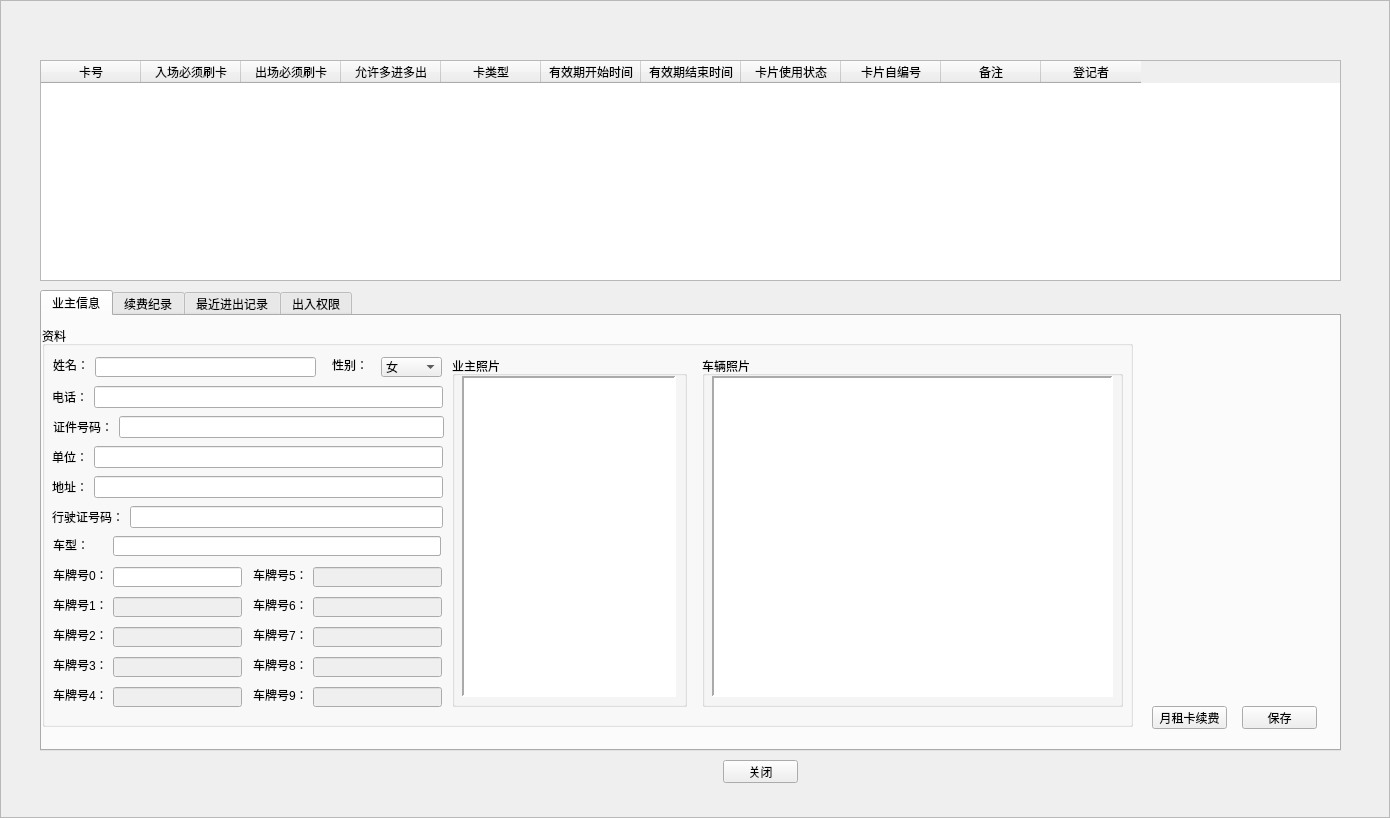
<?xml version="1.0" encoding="UTF-8"?>
<ui version="4.0">
 <class>CMonthlyCard</class>
 <widget class="QFrame" name="CMonthlyCard">
  <property name="geometry">
   <rect>
    <x>0</x>
    <y>0</y>
    <width>1390</width>
    <height>818</height>
   </rect>
  </property>
  <property name="windowTitle">
   <string>月租卡</string>
  </property>
  <property name="styleSheet">
   <string notr="true">background-image:url(D:/WinParkUI/debug/Image/NewIcon/CommonBigBG-normal.jpg);</string>
  </property>
  <property name="frameShape">
   <enum>QFrame::StyledPanel</enum>
  </property>
  <property name="frameShadow">
   <enum>QFrame::Raised</enum>
  </property>
  <widget class="QWidget" name="widget" native="true">
   <property name="geometry">
    <rect>
     <x>40</x>
     <y>60</y>
     <width>1301</width>
     <height>731</height>
    </rect>
   </property>
   <property name="styleSheet">
    <string notr="true">background-image:url(none);</string>
   </property>
   <widget class="QTableWidget" name="tableMonthly">
    <property name="geometry">
     <rect>
      <x>0</x>
      <y>0</y>
      <width>1301</width>
      <height>221</height>
     </rect>
    </property>
    <property name="contextMenuPolicy">
     <enum>Qt::CustomContextMenu</enum>
    </property>
    <property name="styleSheet">
     <string notr="true">background-image:url(none);</string>
    </property>
    <property name="selectionBehavior">
     <enum>QAbstractItemView::SelectItems</enum>
    </property>
    <attribute name="horizontalHeaderVisible">
     <bool>true</bool>
    </attribute>
    <attribute name="verticalHeaderVisible">
     <bool>true</bool>
    </attribute>
    <column>
     <property name="text">
      <string>卡号</string>
     </property>
    </column>
    <column>
     <property name="text">
      <string>入场必须刷卡</string>
     </property>
    </column>
    <column>
     <property name="text">
      <string>出场必须刷卡</string>
     </property>
    </column>
    <column>
     <property name="text">
      <string>允许多进多出</string>
     </property>
    </column>
    <column>
     <property name="text">
      <string>卡类型</string>
     </property>
    </column>
    <column>
     <property name="text">
      <string>有效期开始时间</string>
     </property>
    </column>
    <column>
     <property name="text">
      <string>有效期结束时间</string>
     </property>
    </column>
    <column>
     <property name="text">
      <string>卡片使用状态</string>
     </property>
    </column>
    <column>
     <property name="text">
      <string>卡片自编号</string>
     </property>
    </column>
    <column>
     <property name="text">
      <string>备注</string>
     </property>
    </column>
    <column>
     <property name="text">
      <string>登记者</string>
     </property>
    </column>
   </widget>
   <widget class="QTabWidget" name="tabWidget">
    <property name="geometry">
     <rect>
      <x>0</x>
      <y>230</y>
      <width>1301</width>
      <height>461</height>
     </rect>
    </property>
    <property name="styleSheet">
     <string notr="true">background-image:url(none);</string>
    </property>
    <property name="tabShape">
     <enum>QTabWidget::Rounded</enum>
    </property>
    <property name="currentIndex">
     <number>0</number>
    </property>
    <property name="usesScrollButtons">
     <bool>true</bool>
    </property>
    <property name="documentMode">
     <bool>false</bool>
    </property>
    <property name="tabsClosable">
     <bool>false</bool>
    </property>
    <property name="movable">
     <bool>false</bool>
    </property>
    <widget class="QWidget" name="tab">
     <attribute name="title">
      <string>业主信息</string>
     </attribute>
     <widget class="QGroupBox" name="gbOwner">
      <property name="geometry">
       <rect>
        <x>0</x>
        <y>10</y>
        <width>1091</width>
        <height>401</height>
       </rect>
      </property>
      <property name="title">
       <string>资料</string>
      </property>
      <widget class="QWidget" name="layoutWidget">
       <property name="geometry">
        <rect>
         <x>10</x>
         <y>120</y>
         <width>391</width>
         <height>22</height>
        </rect>
       </property>
       <layout class="QHBoxLayout" name="horizontalLayout_2">
        <item>
         <widget class="QLabel" name="label_10">
          <property name="text">
           <string>单位：</string>
          </property>
         </widget>
        </item>
        <item>
         <widget class="QLineEdit" name="edtUnit"/>
        </item>
       </layout>
      </widget>
      <widget class="QWidget" name="layoutWidget">
       <property name="geometry">
        <rect>
         <x>10</x>
         <y>150</y>
         <width>391</width>
         <height>22</height>
        </rect>
       </property>
       <layout class="QHBoxLayout" name="horizontalLayout_3">
        <item>
         <widget class="QLabel" name="label_12">
          <property name="text">
           <string>地址：</string>
          </property>
         </widget>
        </item>
        <item>
         <widget class="QLineEdit" name="edtAddr"/>
        </item>
       </layout>
      </widget>
      <widget class="QWidget" name="layoutWidget">
       <property name="geometry">
        <rect>
         <x>10</x>
         <y>180</y>
         <width>391</width>
         <height>22</height>
        </rect>
       </property>
       <layout class="QHBoxLayout" name="horizontalLayout_5">
        <item>
         <widget class="QLabel" name="label_14">
          <property name="text">
           <string>行驶证号码：</string>
          </property>
         </widget>
        </item>
        <item>
         <widget class="QLineEdit" name="edtDriveID"/>
        </item>
       </layout>
      </widget>
      <widget class="QGroupBox" name="groupBox_4">
       <property name="geometry">
        <rect>
         <x>410</x>
         <y>30</y>
         <width>235</width>
         <height>351</height>
        </rect>
       </property>
       <property name="title">
        <string>业主照片</string>
       </property>
       <widget class="QLabel" name="lblOwner">
        <property name="geometry">
         <rect>
          <x>10</x>
          <y>20</y>
          <width>214</width>
          <height>321</height>
         </rect>
        </property>
        <property name="styleSheet">
         <string notr="true">background-color: rgb(255, 255, 255);</string>
        </property>
        <property name="frameShape">
         <enum>QFrame::Panel</enum>
        </property>
        <property name="frameShadow">
         <enum>QFrame::Sunken</enum>
        </property>
        <property name="lineWidth">
         <number>2</number>
        </property>
        <property name="text">
         <string/>
        </property>
        <property name="scaledContents">
         <bool>true</bool>
        </property>
       </widget>
      </widget>
      <widget class="QGroupBox" name="groupBox_3">
       <property name="geometry">
        <rect>
         <x>660</x>
         <y>30</y>
         <width>421</width>
         <height>351</height>
        </rect>
       </property>
       <property name="title">
        <string>车辆照片</string>
       </property>
       <widget class="QLabel" name="lblCar">
        <property name="geometry">
         <rect>
          <x>10</x>
          <y>20</y>
          <width>401</width>
          <height>321</height>
         </rect>
        </property>
        <property name="styleSheet">
         <string notr="true">background-color: rgb(255, 255, 255);</string>
        </property>
        <property name="frameShape">
         <enum>QFrame::Panel</enum>
        </property>
        <property name="frameShadow">
         <enum>QFrame::Sunken</enum>
        </property>
        <property name="lineWidth">
         <number>2</number>
        </property>
        <property name="text">
         <string/>
        </property>
        <property name="scaledContents">
         <bool>true</bool>
        </property>
       </widget>
      </widget>
      <widget class="QLabel" name="lblUserID">
       <property name="geometry">
        <rect>
         <x>430</x>
         <y>40</y>
         <width>54</width>
         <height>12</height>
        </rect>
       </property>
       <property name="text">
        <string/>
       </property>
      </widget>
      <widget class="QLabel" name="lblCardNo">
       <property name="geometry">
        <rect>
         <x>430</x>
         <y>60</y>
         <width>54</width>
         <height>12</height>
        </rect>
       </property>
       <property name="text">
        <string/>
       </property>
      </widget>
      <widget class="QWidget" name="layoutWidget">
       <property name="geometry">
        <rect>
         <x>11</x>
         <y>90</y>
         <width>391</width>
         <height>22</height>
        </rect>
       </property>
       <layout class="QHBoxLayout" name="horizontalLayout_16">
        <item>
         <widget class="QLabel" name="label_11">
          <property name="text">
           <string>证件号码：</string>
          </property>
         </widget>
        </item>
        <item>
         <widget class="QLineEdit" name="edtID"/>
        </item>
       </layout>
      </widget>
      <widget class="QWidget" name="layoutWidget">
       <property name="geometry">
        <rect>
         <x>10</x>
         <y>60</y>
         <width>391</width>
         <height>22</height>
        </rect>
       </property>
       <layout class="QHBoxLayout" name="horizontalLayout_17">
        <item>
         <widget class="QLabel" name="label_9">
          <property name="text">
           <string>电话：</string>
          </property>
         </widget>
        </item>
        <item>
         <widget class="QLineEdit" name="edtTel"/>
        </item>
       </layout>
      </widget>
      <widget class="QComboBox" name="cbxCarType">
       <property name="geometry">
        <rect>
         <x>250</x>
         <y>210</y>
         <width>149</width>
         <height>20</height>
        </rect>
       </property>
      </widget>
      <widget class="QLabel" name="label_15">
       <property name="geometry">
        <rect>
         <x>11</x>
         <y>211</y>
         <width>36</width>
         <height>16</height>
        </rect>
       </property>
       <property name="text">
        <string>车型：</string>
       </property>
      </widget>
      <widget class="QLabel" name="label_2">
       <property name="geometry">
        <rect>
         <x>11</x>
         <y>31</y>
         <width>36</width>
         <height>16</height>
        </rect>
       </property>
       <property name="text">
        <string>姓名：</string>
       </property>
      </widget>
      <widget class="QComboBox" name="cbxSex">
       <property name="geometry">
        <rect>
         <x>339</x>
         <y>31</y>
         <width>61</width>
         <height>20</height>
        </rect>
       </property>
       <item>
        <property name="text">
         <string>女</string>
        </property>
       </item>
       <item>
        <property name="text">
         <string>男</string>
        </property>
       </item>
      </widget>
      <widget class="QLabel" name="label_8">
       <property name="geometry">
        <rect>
         <x>290</x>
         <y>31</y>
         <width>36</width>
         <height>16</height>
        </rect>
       </property>
       <property name="text">
        <string>性别：</string>
       </property>
      </widget>
      <widget class="QLineEdit" name="edtName">
       <property name="geometry">
        <rect>
         <x>53</x>
         <y>31</y>
         <width>221</width>
         <height>20</height>
        </rect>
       </property>
      </widget>
      <widget class="QLineEdit" name="edtVechileID6">
       <property name="enabled">
        <bool>false</bool>
       </property>
       <property name="geometry">
        <rect>
         <x>271</x>
         <y>271</y>
         <width>129</width>
         <height>20</height>
        </rect>
       </property>
      </widget>
      <widget class="QLabel" name="label_19">
       <property name="geometry">
        <rect>
         <x>211</x>
         <y>271</y>
         <width>54</width>
         <height>16</height>
        </rect>
       </property>
       <property name="text">
        <string>车牌号6：</string>
       </property>
      </widget>
      <widget class="QLineEdit" name="edtVechileID9">
       <property name="enabled">
        <bool>false</bool>
       </property>
       <property name="geometry">
        <rect>
         <x>271</x>
         <y>361</y>
         <width>129</width>
         <height>20</height>
        </rect>
       </property>
      </widget>
      <widget class="QLabel" name="label_22">
       <property name="geometry">
        <rect>
         <x>211</x>
         <y>361</y>
         <width>54</width>
         <height>16</height>
        </rect>
       </property>
       <property name="text">
        <string>车牌号9：</string>
       </property>
      </widget>
      <widget class="QLineEdit" name="edtVechileID3">
       <property name="enabled">
        <bool>false</bool>
       </property>
       <property name="geometry">
        <rect>
         <x>71</x>
         <y>331</y>
         <width>129</width>
         <height>20</height>
        </rect>
       </property>
      </widget>
      <widget class="QLabel" name="label_16">
       <property name="geometry">
        <rect>
         <x>11</x>
         <y>331</y>
         <width>54</width>
         <height>16</height>
        </rect>
       </property>
       <property name="text">
        <string>车牌号3：</string>
       </property>
      </widget>
      <widget class="QLabel" name="label_23">
       <property name="geometry">
        <rect>
         <x>11</x>
         <y>271</y>
         <width>54</width>
         <height>16</height>
        </rect>
       </property>
       <property name="text">
        <string>车牌号1：</string>
       </property>
      </widget>
      <widget class="QLineEdit" name="edtVechileID1">
       <property name="enabled">
        <bool>false</bool>
       </property>
       <property name="geometry">
        <rect>
         <x>71</x>
         <y>271</y>
         <width>129</width>
         <height>20</height>
        </rect>
       </property>
      </widget>
      <widget class="QLineEdit" name="edtVechileID4">
       <property name="enabled">
        <bool>false</bool>
       </property>
       <property name="geometry">
        <rect>
         <x>71</x>
         <y>361</y>
         <width>129</width>
         <height>20</height>
        </rect>
       </property>
      </widget>
      <widget class="QLabel" name="label_17">
       <property name="geometry">
        <rect>
         <x>11</x>
         <y>361</y>
         <width>54</width>
         <height>16</height>
        </rect>
       </property>
       <property name="text">
        <string>车牌号4：</string>
       </property>
      </widget>
      <widget class="QLineEdit" name="edtVechileID8">
       <property name="enabled">
        <bool>false</bool>
       </property>
       <property name="geometry">
        <rect>
         <x>271</x>
         <y>331</y>
         <width>129</width>
         <height>20</height>
        </rect>
       </property>
      </widget>
      <widget class="QLabel" name="label_21">
       <property name="geometry">
        <rect>
         <x>211</x>
         <y>331</y>
         <width>54</width>
         <height>16</height>
        </rect>
       </property>
       <property name="text">
        <string>车牌号8：</string>
       </property>
      </widget>
      <widget class="QLabel" name="label_24">
       <property name="geometry">
        <rect>
         <x>11</x>
         <y>241</y>
         <width>54</width>
         <height>16</height>
        </rect>
       </property>
       <property name="text">
        <string>车牌号0：</string>
       </property>
      </widget>
      <widget class="QLineEdit" name="edtVechileID0">
       <property name="geometry">
        <rect>
         <x>71</x>
         <y>241</y>
         <width>129</width>
         <height>20</height>
        </rect>
       </property>
      </widget>
      <widget class="QLabel" name="label_20">
       <property name="geometry">
        <rect>
         <x>211</x>
         <y>301</y>
         <width>54</width>
         <height>16</height>
        </rect>
       </property>
       <property name="text">
        <string>车牌号7：</string>
       </property>
      </widget>
      <widget class="QLineEdit" name="edtVechileID7">
       <property name="enabled">
        <bool>false</bool>
       </property>
       <property name="geometry">
        <rect>
         <x>271</x>
         <y>301</y>
         <width>129</width>
         <height>20</height>
        </rect>
       </property>
      </widget>
      <widget class="QLineEdit" name="edtVechileID5">
       <property name="enabled">
        <bool>false</bool>
       </property>
       <property name="geometry">
        <rect>
         <x>271</x>
         <y>241</y>
         <width>129</width>
         <height>20</height>
        </rect>
       </property>
      </widget>
      <widget class="QLabel" name="label_18">
       <property name="geometry">
        <rect>
         <x>211</x>
         <y>241</y>
         <width>54</width>
         <height>16</height>
        </rect>
       </property>
       <property name="text">
        <string>车牌号5：</string>
       </property>
      </widget>
      <widget class="QLabel" name="label_13">
       <property name="geometry">
        <rect>
         <x>11</x>
         <y>301</y>
         <width>54</width>
         <height>16</height>
        </rect>
       </property>
       <property name="text">
        <string>车牌号2：</string>
       </property>
      </widget>
      <widget class="QLineEdit" name="edtVechileID2">
       <property name="enabled">
        <bool>false</bool>
       </property>
       <property name="geometry">
        <rect>
         <x>71</x>
         <y>301</y>
         <width>129</width>
         <height>20</height>
        </rect>
       </property>
      </widget>
      <widget class="QLineEdit" name="edtCarModel">
       <property name="geometry">
        <rect>
         <x>71</x>
         <y>210</y>
         <width>328</width>
         <height>20</height>
        </rect>
       </property>
      </widget>
     </widget>
     <widget class="QPushButton" name="btnMonthRecharge">
      <property name="geometry">
       <rect>
        <x>1110</x>
        <y>390</y>
        <width>75</width>
        <height>23</height>
       </rect>
      </property>
      <property name="text">
       <string>月租卡续费</string>
      </property>
     </widget>
     <widget class="QPushButton" name="btnMonthSave">
      <property name="geometry">
       <rect>
        <x>1200</x>
        <y>390</y>
        <width>75</width>
        <height>23</height>
       </rect>
      </property>
      <property name="text">
       <string>保存</string>
      </property>
     </widget>
    </widget>
    <widget class="QWidget" name="tab_2">
     <attribute name="title">
      <string>续费纪录</string>
     </attribute>
     <widget class="QTableWidget" name="tableRecharge">
      <property name="geometry">
       <rect>
        <x>10</x>
        <y>10</y>
        <width>1281</width>
        <height>401</height>
       </rect>
      </property>
      <column>
       <property name="text">
        <string>收费金额</string>
       </property>
      </column>
      <column>
       <property name="text">
        <string>续费时长(天)</string>
       </property>
      </column>
      <column>
       <property name="text">
        <string>收费时间</string>
       </property>
      </column>
      <column>
       <property name="text">
        <string>费用种类</string>
       </property>
      </column>
      <column>
       <property name="text">
        <string>收费人员</string>
       </property>
      </column>
     </widget>
    </widget>
    <widget class="QWidget" name="tab_3">
     <attribute name="title">
      <string>最近进出记录</string>
     </attribute>
     <widget class="QTableWidget" name="tableAccess">
      <property name="geometry">
       <rect>
        <x>10</x>
        <y>10</y>
        <width>841</width>
        <height>411</height>
       </rect>
      </property>
      <property name="maximumSize">
       <size>
        <width>961</width>
        <height>431</height>
       </size>
      </property>
      <column>
       <property name="text">
        <string>进入通道</string>
       </property>
      </column>
      <column>
       <property name="text">
        <string>进入时间</string>
       </property>
      </column>
      <column>
       <property name="text">
        <string>离开通道</string>
       </property>
      </column>
      <column>
       <property name="text">
        <string>离开时间</string>
       </property>
      </column>
     </widget>
     <widget class="QGroupBox" name="groupBox_6">
      <property name="geometry">
       <rect>
        <x>1080</x>
        <y>0</y>
        <width>211</width>
        <height>211</height>
       </rect>
      </property>
      <property name="title">
       <string>图像2</string>
      </property>
      <widget class="QLabel" name="lblImg2">
       <property name="geometry">
        <rect>
         <x>5</x>
         <y>16</y>
         <width>201</width>
         <height>191</height>
        </rect>
       </property>
       <property name="styleSheet">
        <string notr="true">background-color: rgb(255, 255, 255);</string>
       </property>
       <property name="frameShape">
        <enum>QFrame::Panel</enum>
       </property>
       <property name="frameShadow">
        <enum>QFrame::Sunken</enum>
       </property>
       <property name="lineWidth">
        <number>2</number>
       </property>
       <property name="text">
        <string/>
       </property>
       <property name="scaledContents">
        <bool>true</bool>
       </property>
      </widget>
     </widget>
     <widget class="QGroupBox" name="groupBox_8">
      <property name="geometry">
       <rect>
        <x>1080</x>
        <y>210</y>
        <width>211</width>
        <height>211</height>
       </rect>
      </property>
      <property name="title">
       <string>图像4</string>
      </property>
      <widget class="QLabel" name="lblImg4">
       <property name="geometry">
        <rect>
         <x>5</x>
         <y>16</y>
         <width>201</width>
         <height>191</height>
        </rect>
       </property>
       <property name="styleSheet">
        <string notr="true">background-color: rgb(255, 255, 255);</string>
       </property>
       <property name="frameShape">
        <enum>QFrame::Panel</enum>
       </property>
       <property name="frameShadow">
        <enum>QFrame::Sunken</enum>
       </property>
       <property name="lineWidth">
        <number>2</number>
       </property>
       <property name="text">
        <string/>
       </property>
       <property name="scaledContents">
        <bool>true</bool>
       </property>
      </widget>
     </widget>
     <widget class="QGroupBox" name="groupBox_7">
      <property name="geometry">
       <rect>
        <x>860</x>
        <y>210</y>
        <width>211</width>
        <height>211</height>
       </rect>
      </property>
      <property name="title">
       <string>图像3</string>
      </property>
      <widget class="QLabel" name="lblImg3">
       <property name="geometry">
        <rect>
         <x>5</x>
         <y>16</y>
         <width>201</width>
         <height>191</height>
        </rect>
       </property>
       <property name="styleSheet">
        <string notr="true">background-color: rgb(255, 255, 255);</string>
       </property>
       <property name="frameShape">
        <enum>QFrame::Panel</enum>
       </property>
       <property name="frameShadow">
        <enum>QFrame::Sunken</enum>
       </property>
       <property name="lineWidth">
        <number>2</number>
       </property>
       <property name="text">
        <string/>
       </property>
       <property name="scaledContents">
        <bool>true</bool>
       </property>
      </widget>
     </widget>
     <widget class="QGroupBox" name="groupBox_5">
      <property name="geometry">
       <rect>
        <x>860</x>
        <y>0</y>
        <width>211</width>
        <height>211</height>
       </rect>
      </property>
      <property name="title">
       <string>图像1</string>
      </property>
      <widget class="QLabel" name="lblImg1">
       <property name="geometry">
        <rect>
         <x>5</x>
         <y>16</y>
         <width>201</width>
         <height>191</height>
        </rect>
       </property>
       <property name="styleSheet">
        <string notr="true">background-color: rgb(255, 255, 255);</string>
       </property>
       <property name="frameShape">
        <enum>QFrame::Panel</enum>
       </property>
       <property name="frameShadow">
        <enum>QFrame::Sunken</enum>
       </property>
       <property name="lineWidth">
        <number>2</number>
       </property>
       <property name="text">
        <string/>
       </property>
       <property name="scaledContents">
        <bool>true</bool>
       </property>
      </widget>
     </widget>
    </widget>
    <widget class="QWidget" name="tab_4">
     <attribute name="title">
      <string>出入权限</string>
     </attribute>
     <widget class="QPushButton" name="btnEntranceSave">
      <property name="geometry">
       <rect>
        <x>1320</x>
        <y>390</y>
        <width>75</width>
        <height>23</height>
       </rect>
      </property>
      <property name="styleSheet">
       <string notr="true">background-image:url(none);</string>
      </property>
      <property name="text">
       <string>保存</string>
      </property>
     </widget>
     <widget class="QTableWidget" name="tableEntranceRight">
      <property name="geometry">
       <rect>
        <x>10</x>
        <y>10</y>
        <width>1281</width>
        <height>371</height>
       </rect>
      </property>
      <property name="maximumSize">
       <size>
        <width>1391</width>
        <height>401</height>
       </size>
      </property>
      <property name="styleSheet">
       <string notr="true">background-image:url(none);</string>
      </property>
      <column>
       <property name="text">
        <string>通道名称</string>
       </property>
      </column>
      <column>
       <property name="text">
        <string>起始时间</string>
       </property>
      </column>
      <column>
       <property name="text">
        <string>结束时间</string>
       </property>
      </column>
      <column>
       <property name="text">
        <string>ID</string>
       </property>
      </column>
     </widget>
     <widget class="QPushButton" name="btnSaveRight">
      <property name="geometry">
       <rect>
        <x>1200</x>
        <y>400</y>
        <width>75</width>
        <height>23</height>
       </rect>
      </property>
      <property name="text">
       <string>保存</string>
      </property>
     </widget>
    </widget>
   </widget>
   <widget class="QPushButton" name="btnMinimalize">
    <property name="geometry">
     <rect>
      <x>683</x>
      <y>700</y>
      <width>75</width>
      <height>23</height>
     </rect>
    </property>
    <property name="styleSheet">
     <string notr="true">background-image:url(none);</string>
    </property>
    <property name="text">
     <string>关闭</string>
    </property>
   </widget>
  </widget>
  <widget class="QLabel" name="lblTitle">
   <property name="geometry">
    <rect>
     <x>30</x>
     <y>5</y>
     <width>141</width>
     <height>21</height>
    </rect>
   </property>
   <property name="font">
    <font>
     <weight>75</weight>
     <bold>true</bold>
    </font>
   </property>
   <property name="styleSheet">
    <string notr="true">background-image:url(none);
color: rgb(170, 0, 0);</string>
   </property>
   <property name="text">
    <string/>
   </property>
  </widget>
  <widget class="QLabel" name="lblClose">
   <property name="geometry">
    <rect>
     <x>1350</x>
     <y>7</y>
     <width>30</width>
     <height>15</height>
    </rect>
   </property>
   <property name="styleSheet">
    <string notr="true">background-image:url(none);</string>
   </property>
   <property name="text">
    <string/>
   </property>
   <property name="alignment">
    <set>Qt::AlignCenter</set>
   </property>
  </widget>
 </widget>
 <resources/>
 <connections/>
</ui>
